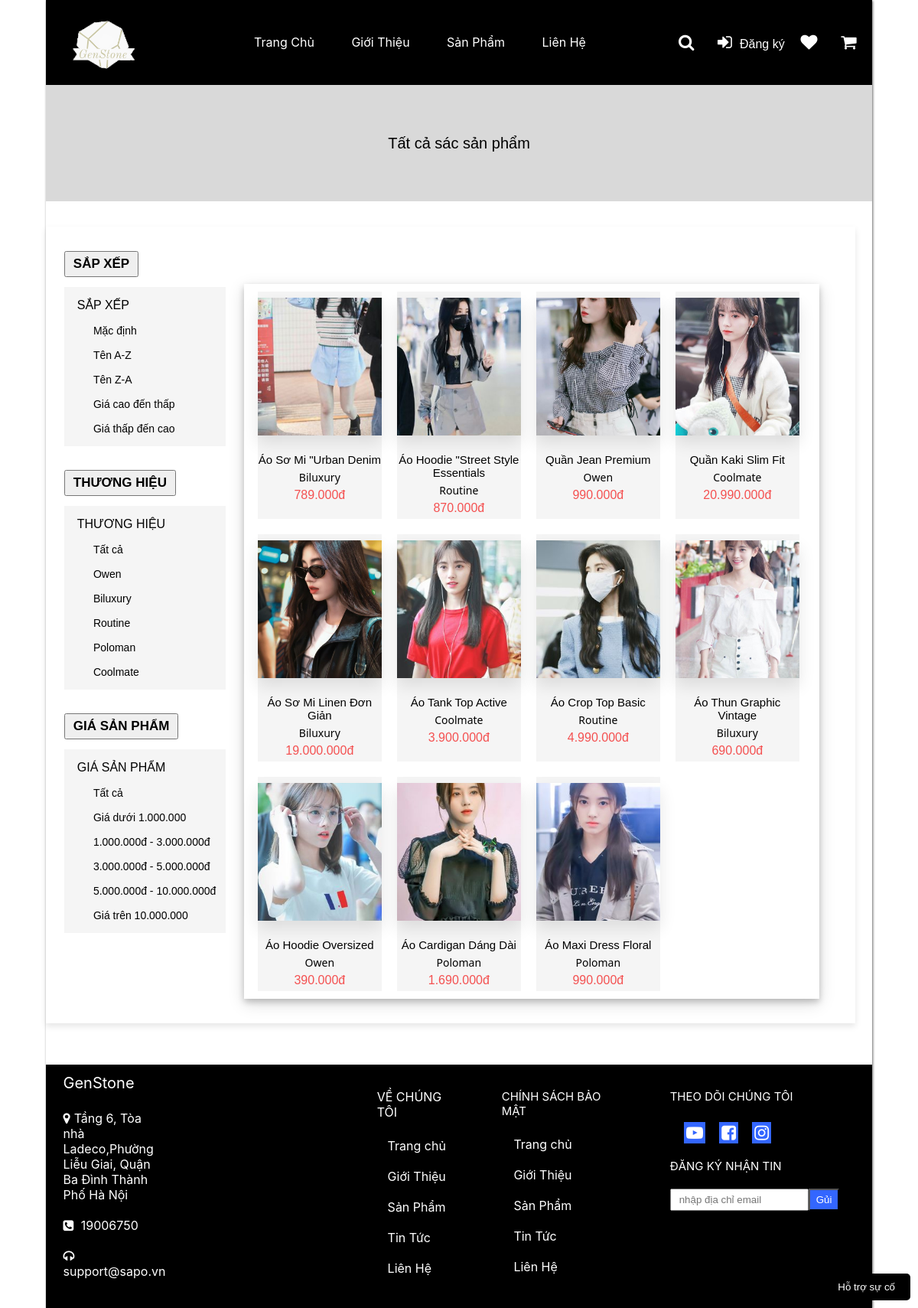
/products.php, run on the app's committed database.
### tables this page shows
CREATE TABLE `product` (
  `ProductID` int(11) NOT NULL,
  `Ma_SanPham` varchar(20) NOT NULL,
  `ProductName` varchar(250) NOT NULL,
  `ProductDescription` varchar(250) NOT NULL,
  `Price` decimal(10,0) NOT NULL,
  `PriceSale` decimal(10,0) NOT NULL,
  `Quantity` int(11) NOT NULL,
  `TypeID` int(11) NOT NULL,
  `BrandID` int(11) NOT NULL,
  `ImgProduct` varchar(250) NOT NULL,
  `status` int(11) NOT NULL DEFAULT 1
);

CREATE TABLE `brands` (
  `BrandID` int(11) NOT NULL,
  `BranName` varchar(250) NOT NULL
);

### right.php (the view, shortened to what this page needs)
<?php
include 'connectDB.php';
$sql = $conn->query("SELECT product.*, brands.BranName
                     FROM product
                     INNER JOIN brands ON product.BrandID = brands.BrandID
                     LIMIT 13");
?>
<div class="right" >
<?php
    if(isset($_SESSION["inforloginnow"]["email"]) && $_SESSION["inforloginnow"]["email"] === "admin@gmail.com"){
        echo '<div class="container" >';
        while ($row = $sql->fetch_assoc()) {
            echo '
                <div class="inner-container" >
                    <div class="inner-box">
                        <a href="detail_product.php?Model=sanpham_admin&ProductID=' . $row["ProductID"] . '">
                        <img src="' . $row["ImgProduct"] . '" alt="" style="width: 100%; max-height: 230px;"><br>
                        <p class="tsp" style="font-size: 15px;">' . $row["ProductName"] . '</p>
                        <p class="thieu">' . $row["BranName"] . '</p>
                        <p class="giasp" style="color: #F45050;">' . number_format($row["Price"],0,',','.').'đ' . '</p>
                    </div>
                </div>';
        }
        echo '</div>';
    }else{
        echo '<div class="container">';
        while ($row = $sql->fetch_assoc()) {
            echo '
                <div class="inner-container">
                    <div class="inner-box">
                        <a href="detail_product.php?Model=sanpham&ProductID=' . $row["ProductID"] . '">
                        <img src="' . $row["ImgProduct"] . '" alt="" style="width: 100%; height: 180px;"><br>
                        <p class="tsp" style="font-size: 15px;">' . $row["ProductName"] . '</p>
                        <p class="thieu">' . $row["BranName"] . '</p>
                        <p class="giasp" style="color: #F45050;">' . number_format($row["Price"],0,',','.').'đ' . '</p>
                    </div>
                </div>';
        }
        echo '</div>';
    }
?>
</div>

### products.php (shortened to what this page needs)
<!DOCTYPE html>
<html lang="en">
<head>
    <link rel="stylesheet" href="font-awesome-4.7.0/css/font-awesome.css">
    <link rel="stylesheet" href="font-awesome-4.7.0/css/font-awesome.min.css">
    <link rel="stylesheet" href="css/chung.css">
    <link rel="stylesheet" href="css/product.css">
</head>
<body>
    <div class="khung_account" style="width: 90%; ">
    <?php include 'header.php'; ?>
        <div class="khoi_chung_dn_dk" style="position: relative; overflow: visible;">
                <p>Tất cả sác sản phẩm</p>
        </div>
       <div class="div_than_trang">
       <?php include 'left.php';?>
       <?php include 'right.php';?>
        </div>
        <button id="myButton"  >Hỗ trợ sự cố</button>
        <?php include 'footer.php';?>
    </div>
</body>
</html>

### header.php (shortened to what this page needs)
<div class="header" style="
   overflow: hidden;
">
            <div class="imp_hd" style="width: 15%;max-height: 10%;">
                <img src="img_sp/GS.png" alt="Logo" style="width: 90px;height: 100%; margin-left: 20px;" >
            </div>
            <div style="width: 56%; padding-right: 8%;">
                <ul class="menu_header">
                    <li><a href="trangchu.php">Trang Chủ</a></li>
                    <li><a href="?Model=gioithieu">Giới Thiệu </a></li>
                    <li><a href="?Model=product">Sản Phẩm</a></li>
                    <li><a href="?Model=infor">Liên Hệ</a></li>
                </ul>
            </div>
            <?php
            if (isset($_SESSION["inforloginnow"]) &&
            isset($_SESSION["inforloginnow"]["email"]) && $_SESSION["inforloginnow"]["email"] !== "admin@gmail.com"
            ) {
                echo '
                <div style="width: 26%">
                    <ul class="icon_header">
                        <li><i class="fa fa-search" aria-hidden="true" style="font-size: 22px; margin-right: 10px;"></i></li>
                        <li><a href="?Model=login"><i class="fa fa-sign-in" aria-hidden="true" style="font-size: 22px; margin-right: 10px;  font-family: "Source Sans Pro", sans-serif;"></i>Log out</a></li>
                        <li><i class="fa fa-heart" aria-hidden="true" style="font-size: 22px; margin-right: 10px;"></i></li>
                        <li><a href="?Model=cart"><i class="fa fa-shopping-cart" aria-hidden="true" style="font-size: 22px; margin-right: 10px;"></i></a></li>
                    </ul>
                </div>
                ';
            }
             else {
                echo '
                <div style="width: 26%">
                    <ul class="icon_header">
                        <li><i class="fa fa-search" aria-hidden="true" style="font-size: 22px; margin-right: 10px;"></i></li>
                        <li><i class="fa fa-sign-in" aria-hidden="true" style="font-size: 22px; margin-right: 10px;"></i><a href="rigister.php">Đăng ký</a></li>
                        <li><i class="fa fa-heart" aria-hidden="true" style="font-size: 22px; margin-right: 10px;"></i></li>
                        <li><a href="?Model=cart"><i class="fa fa-shopping-cart" aria-hidden="true" style="font-size: 22px; margin-right: 10px;"></i></a></li>
                    </ul>
                </div>
                ';
            }
            ?>
        </div>

### left.php
<div class="left">
            <button style="padding: 5px 10px;  font-family: 'Source Sans Pro', sans-serif;
            font-weight: bold;
            font-size: 17px; margin-bottom: 6%;">SẮP XẾP</button>
               <div class="div_left">
                    <p>SẮP XẾP</p>
                    <ul>
                         <li><a href="?sort=default">Mặc định</a></li>
                          <li><a href="?sort=az">Tên A-Z</a></li>
                          <li><a href="?sort=za">Tên Z-A</a></li>
                          <li><a href="?sort=high-to-low">Giá cao đến thấp</a></li>
                          <li><a href="?sort=low-to-high">Giá thấp đến cao</a></li>
                    </ul>
               </div>
               <button style="padding: 5px 10px;  font-family: 'Source Sans Pro', sans-serif;
            font-weight: bold;
            font-size: 17px; margin-bottom: 6%;margin-top: 15%;">THƯƠNG HIỆU</button>
               <div class="div_left">
                    <p>THƯƠNG HIỆU</p>
                         <ul>
                         <li><a href="">Tất cả</a></li>
                         <li><a href="">Owen</a></li>
                         <li><a href="">Biluxury</a></li>
                         <li><a href="">Routine</a></li>
                         <li><a href="">Poloman</a></li>
                         <li><a href="">Coolmate</a></li>
                    </ul>
               </div>
               <button style="padding: 5px 10px;  font-family: 'Source Sans Pro', sans-serif;
            font-weight: bold;
            font-size: 17px; margin-bottom: 6%; margin-top: 15%;">GIÁ SẢN PHẨM</button>
               <div class="div_left">
                    <p>GIÁ SẢN PHẨM</p>
                         <ul>
                         <li><a href="">Tất cả</a></li>
                         <li><a href="">Giá dưới 1.000.000</a></li>
                         <li><a href="">1.000.000đ - 3.000.000đ</a></li>
                         <li><a href="">3.000.000đ - 5.000.000đ</a></li>
                         <li><a href="">5.000.000đ - 10.000.000đ</a></li>
                         <li><a href="">Giá trên 10.000.000</a></li>
                    </ul>
               </div>
           </div>

### footer.php
<div class="khung_ft">
            <div class="footer">
                <div class="ft_x" style="width: 30%;">
                    <p class="tt_ft" style="font-size: 20px;">GenStone</p>
                    <div class="myDiv"></div>
                    <br>
                    <div>
                         <i class="fa fa-map-marker" aria-hidden="true" style="margin-right: 5px; font-size: 16px;"></i><span>Tầng 6,
                            Tòa nhà Ladeco,Phường Liễu Giai,
                            Quận Ba Đình Thành Phố Hà Nội
                        </span><br><br>
                        <i class="fa fa-phone-square" aria-hidden="true" style="margin-right: 5px; font-size: 16px;"></i>
                        <span>19006750</span><br><br>
                        <i class="fa fa-headphones" aria-hidden="true" style="margin-right: 5px; font-size: 16px;"></i>
                        <span>support@sapo.vn</span><br>
                    </div>
                </div>
                <div class="ft_x" style="width: 14%;">
                    <p class="tt_ft">VỀ CHÚNG TÔI</p>
                        <div class="myDiv" style="width: 100%;"></div>
                    <br>
                    <div class="content_ft">
                        <a href="">Trang chủ</a><br><br>
                        <a href="">Giới Thiệu</a><br><br>
                        <a href="">Sản Phẩm</a><br><br>
                        <a href="">Tin Tức</a><br><br>
                        <a href="">Liên Hệ</a>
                    </div>
                </div>
                <div class="ft_x">
                    <p class="tt_ft" >CHÍNH SÁCH BẢO MẬT</p>
                        <div class="myDiv" style="width: 100%;"></div>
                    <br>
                    <div style="margin-left: 10%;">
                        <a href="">Trang chủ</a><br><br>
                        <a href="">Giới Thiệu</a><br><br>
                        <a href="">Sản Phẩm</a><br><br>
                        <a href="">Tin Tức</a><br><br>
                        <a href="">Liên Hệ</a>
                    </div>
                </div>
                <div class="ft_x">
                    <p class="tt_ft">THEO DÕI CHÚNG TÔI</p>
                    <div class="myDiv" style="width: 78%;"></div>
                    <br>
                    <div class="div_lh" >
                        <div class="icon_lh"><i class="fa fa-youtube-play" aria-hidden="true"></i></div>
                        <div class="icon_lh"><i class="fa fa-facebook-square" aria-hidden="true"></i></div>
                        <div class="icon_lh"><i class="fa fa-instagram" aria-hidden="true"></i></div>
                    </div>
                    <br>
                    <p>ĐĂNG KÝ NHẬN TIN</p><br>
                    <div style="display: flex;">
                        <input type="email" name="email_send" id="email_send" placeholder="nhập địa chỉ email"
                        style="text-indent: 10px; "><button name="send" id="send">Gủi</button>
                    </div>
                </div>
            </div>
        </div>

### css/chung.css (style rules this page uses)
* { margin: 0; padding: 0; }
a { text-decoration: none; color: #FFFFFF; }
ul { list-style-type: none; }
input { padding: 5px 0px; }
.khung_account { width: 70%; margin: auto; box-shadow: 1px 1px 3px rgba(0, 0, 0, 0.5); }
.header { max-height: 10%; display: flex; align-items: center; justify-content: space-evenly; width: 100%; background-color: #000000; color: #FFFFFF; padding: 1% 0%; z-index: 1000; }
.imp_hd { width: 20%; margin-left: 1%; }
.imp_hd>img { width: 100%; height: 3%; }
.menu_header { display: flex; padding-left: 15%; justify-content: space-around; font-size: 16px; }
.menu_header>li { font-family: -apple-system, BlinkMacSystemFont, "Segoe UI", Roboto, "Helvetica Neue", Arial, "Noto Sans", "Liberation Sans", sans-serif, "Apple Color Emoji", "Segoe UI Emoji", "Segoe UI Symbol", "Noto Color Emoji"; color: #FFFFFF; }
.icon_header { display: flex; justify-content: space-around; font-size: 16px; font-family: "Source Sans Pro", sans-serif; }
.khoi_chung_dn_dk { width: 100%; height: 8%; background-color: #D9D9D9; }
body { margin: 0; font-family: Arial, sans-serif; }
img { max-width: 100%; max-height: 100%; width: auto; height: auto; display: block; margin: 0 auto; object-fit: cover; object-position: bottom; transition: opacity 0.3s ease-in-out; }
.khung_account { width: 70%; margin: auto; box-shadow: 1px 1px 3px rgba(0, 0, 0, 0.6); }
.imp_hd { width: 10%; margin-left: 1%; }
.icon_header { display: flex; justify-content: space-around; font-size: 16px; }
.khoi_chung_dn_dk>p { font-family: 'Source Sans Pro', sans-serif; font-size: 20px; padding: 6% 0%; font-weight: 400; text-align: center; }
.khung_ft { width: 100%; background-color: hsl(0, 0%, 0%); }
.footer { width: 98%; margin: auto; display: flex; justify-content: space-around; padding-bottom: 5%; color: #ffffff; margin-top: 5%; font-family: -apple-system,BlinkMacSystemFont,"Segoe UI",Roboto,"Helvetica Neue",Arial,"Noto Sans","Liberation Sans",sans-serif,"Apple Color Emoji","Segoe UI Emoji","Segoe UI Symbol","Noto Color Emoji"; }
.ft_x { width: 22%; height: 200px; font-family: 500; margin: 3%; }
.ft_x>p { font-size: 15px; font-family: -apple-system,BlinkMacSystemFont,"Segoe UI",Roboto,"Helvetica Neue",Arial,"Noto Sans","Liberation Sans",sans-serif,"Apple Color Emoji","Segoe UI Emoji","Segoe UI Symbol","Noto Color Emoji"; }
.content_ft { margin-left: 14%; }
.div_lh { width: 68%; display: flex; justify-content: space-evenly; }
.icon_lh { background-color: #3366FF; }
.icon_lh>i { font-size: 22px; padding: 3px; cursor: pointer; }
#send { background-color: #3366FF; color: #FFFFFF; padding: 5px 8px; }
#myButton { position: fixed; bottom: 10px; right: 10px; z-index: 999; padding: 10px 20px; background-color: #000000; color: #FFFFFF; border: none; border-radius: 5px; cursor: pointer; cursor: pointer; }
.myDiv { width: 40%; height: 2%; border-radius: 10px; animation: colorChange 1s infinite; }

### css/product.css (style rules this page uses)
.div_than_trang { width: 98%; display: flex; justify-content: space-evenly; margin-top: 3%; box-shadow: 0 4px 8px rgba(1, 0, 0, 0.1); padding: 3% 0%; }
.left { width: 20%; }
.div_left { background-color: #F5F5F5; font-family: 'Source Sans Pro', sans-serif; padding: 3% 0%; }
.div_left>p { margin-top: 4%; margin-bottom: 4%; margin-left: 8%; font-weight: 500; font-size: 16px; }
.div_left>ul { margin-left: 18%; }
.div_left>ul>li { line-height: 2; }
.div_left>ul>li>a { color: black; font-size: 14px; font-family: Arial, Helvetica, sans-serif; }
.right { margin-top: 4%; width: 71%; box-shadow: 0 4px 8px rgba(0, 0, 1, 0.2), 0 6px 20px rgba(0, 1, 0, 0.15); }
.container { width: 98%; margin: auto; display: flex; flex-wrap: wrap; }
.inner-container { width: 22%; background-color: #F5F5F5; margin: 10px 10px ; box-sizing: border-box; }
.inner-container:nth-child(3n+1) { clear: both; }
.inner-box { text-align: center; }
.inner-box img { width: 100%; height: 100%; object-fit: cover; }
.inner-box p { margin: 5px 0; color: black; }
.tsp { font-size: 15px; font-family: 'Source Sans Pro', sans-serif; font-weight: 500; }
.thieu { font-size: 14px; font-family: 'Segoe UI', Tahoma, Geneva, Verdana, sans-serif; font-weight: 400; }
.giasp { color: #FF0000; font-size: 16px; font-family: 'Source Sans Pro', sans-serif; }

### products.php (style rules this page uses)
img { max-width: 100%; max-height: 100%; width: auto; height: auto; display: block; margin: 5% auto 0 auto; object-fit: contain; object-position: center center; transition: opacity 0.3s ease-in-out; box-shadow: 0px 10px 20px rgba(0, 0, 0, 0.1); }

### data on the page
product: ImgProduct (picture), ProductName "Áo Sơ Mi \"Urban Denim", BrandID.BranName "Biluxury", Price "789.000"
product: ImgProduct (picture), ProductName "Áo Hoodie \"Street Style Essentials", BrandID.BranName "Routine", Price "870.000"
product: ImgProduct (picture), ProductName "Quần Jean Premium", BrandID.BranName "Owen", Price "990.000"
product: ImgProduct (picture), ProductName "Quần Kaki Slim Fit", BrandID.BranName "Coolmate", Price "20.990.000"
product: ImgProduct (picture), ProductName "Áo Sơ Mi Linen Đơn Giản", BrandID.BranName "Biluxury", Price "19.000.000"
product: ImgProduct (picture), ProductName "Áo Tank Top Active", BrandID.BranName "Coolmate", Price "3.900.000"
product: ImgProduct (picture), ProductName "Áo Crop Top Basic", BrandID.BranName "Routine", Price "4.990.000"
product: ImgProduct (picture), ProductName "Áo Thun Graphic Vintage", BrandID.BranName "Biluxury", Price "690.000"
product: ImgProduct (picture), ProductName "Áo Hoodie Oversized", BrandID.BranName "Owen", Price "390.000"
product: ImgProduct (picture), ProductName "Áo Cardigan Dáng Dài", BrandID.BranName "Poloman", Price "1.690.000"
product: ImgProduct (picture), ProductName "Áo Maxi Dress Floral", BrandID.BranName "Poloman", Price "990.000"
